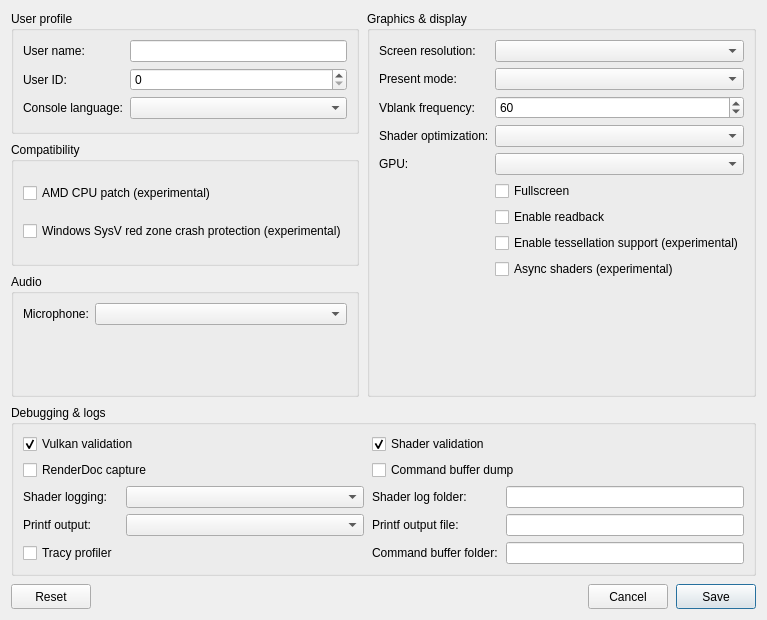
<?xml version="1.0" encoding="UTF-8"?>
<ui version="4.0">
 <class>ConfigurationEditDialog</class>
 <widget class="QDialog" name="ConfigurationEditDialog">
  <property name="geometry">
   <rect>
    <x>0</x>
    <y>0</y>
    <width>760</width>
    <height>620</height>
   </rect>
  </property>
  <property name="windowTitle">
   <string>Settings</string>
  </property>
  <property name="locale">
   <locale language="English" country="UnitedStates"/>
  </property>
  <layout class="QGridLayout" name="gridLayout">
   <property name="horizontalSpacing">
    <number>8</number>
   </property>
   <property name="verticalSpacing">
    <number>8</number>
   </property>
   <item row="0" column="0">
    <layout class="QGridLayout" name="sectionsLayout" columnstretch="1,1">
     <property name="horizontalSpacing">
      <number>8</number>
     </property>
     <property name="verticalSpacing">
      <number>8</number>
     </property>
     <item row="0" column="0">
      <widget class="QGroupBox" name="user_profile_group">
       <property name="title">
        <string>User profile</string>
       </property>
       <layout class="QFormLayout" name="userProfileLayout">
        <property name="fieldGrowthPolicy">
         <enum>QFormLayout::AllNonFixedFieldsGrow</enum>
        </property>
        <item row="0" column="0">
         <widget class="QLabel" name="label_user_name">
          <property name="text"><string>User name:</string></property>
         </widget>
        </item>
        <item row="0" column="1">
         <widget class="MandatoryLineEdit" name="lineEdit_user_name">
          <property name="toolTip"><string>Local user name exposed to games</string></property>
          <property name="clearButtonEnabled"><bool>true</bool></property>
         </widget>
        </item>
        <item row="1" column="0">
         <widget class="QLabel" name="label_user_id">
          <property name="text"><string>User ID:</string></property>
         </widget>
        </item>
        <item row="1" column="1">
         <widget class="QSpinBox" name="spinBox_user_id">
          <property name="toolTip"><string>Local user ID exposed to games</string></property>
          <property name="maximum"><number>2147483647</number></property>
         </widget>
        </item>
        <item row="2" column="0">
         <widget class="QLabel" name="label_console_language">
          <property name="text"><string>Console language:</string></property>
         </widget>
        </item>
        <item row="2" column="1">
         <widget class="QComboBox" name="comboBox_console_language">
          <property name="toolTip"><string>Language</string></property>
         </widget>
        </item>
       </layout>
      </widget>
     </item>
     <item row="2" column="0">
      <widget class="QGroupBox" name="audio_group">
       <property name="title"><string>Audio</string></property>
       <layout class="QFormLayout" name="audioLayout">
        <property name="fieldGrowthPolicy">
         <enum>QFormLayout::AllNonFixedFieldsGrow</enum>
        </property>
        <item row="0" column="0">
         <widget class="QLabel" name="label_audio_input_device">
          <property name="text"><string>Microphone:</string></property>
         </widget>
        </item>
        <item row="0" column="1">
         <widget class="QComboBox" name="comboBox_audio_input_device"/>
        </item>
       </layout>
      </widget>
     </item>
     <item row="0" column="1" rowspan="3">
      <widget class="QGroupBox" name="graphics_group">
       <property name="title">
        <string>Graphics &amp;&amp; display</string>
       </property>
       <layout class="QFormLayout" name="graphicsLayout">
        <property name="fieldGrowthPolicy">
         <enum>QFormLayout::AllNonFixedFieldsGrow</enum>
        </property>
        <item row="0" column="0">
         <widget class="QLabel" name="label_screen_resolution">
          <property name="text"><string>Screen resolution:</string></property>
         </widget>
        </item>
        <item row="0" column="1">
         <widget class="QComboBox" name="comboBox_screen_resolution">
          <property name="toolTip"><string>Window resolution</string></property>
         </widget>
        </item>
        <item row="1" column="0">
         <widget class="QLabel" name="label_present_mode">
          <property name="text"><string>Present mode:</string></property>
         </widget>
        </item>
        <item row="1" column="1">
         <widget class="QComboBox" name="comboBox_present_mode">
          <property name="toolTip"><string>Vulkan swapchain presentation mode</string></property>
         </widget>
        </item>
        <item row="2" column="0">
         <widget class="QLabel" name="label_vblank_frequency">
          <property name="text"><string>Vblank frequency:</string></property>
         </widget>
        </item>
        <item row="2" column="1">
         <widget class="QSpinBox" name="spinBox_vblank_frequency">
          <property name="toolTip"><string>Virtual display refresh rate used for frame pacing</string></property>
          <property name="minimum"><number>30</number></property>
          <property name="maximum"><number>360</number></property>
          <property name="value"><number>60</number></property>
         </widget>
        </item>
        <item row="3" column="0">
         <widget class="QLabel" name="label_shader_optimization">
          <property name="text"><string>Shader optimization:</string></property>
         </widget>
        </item>
        <item row="3" column="1">
         <widget class="QComboBox" name="comboBox_shader_optimization_type">
          <property name="toolTip"><string>Optimize shaders for code size or performance</string></property>
         </widget>
        </item>
        <item row="4" column="0">
         <widget class="QLabel" name="label_gpu">
          <property name="text"><string>GPU:</string></property>
         </widget>
        </item>
        <item row="4" column="1">
         <widget class="QComboBox" name="comboBox_gpu">
          <property name="toolTip"><string>Graphics device used by the emulator</string></property>
         </widget>
        </item>
        <item row="5" column="1">
         <widget class="QCheckBox" name="checkBox_fullscreen">
          <property name="toolTip"><string>Run in borderless desktop fullscreen</string></property>
          <property name="text"><string>Fullscreen</string></property>
         </widget>
        </item>
        <item row="6" column="1">
         <widget class="QCheckBox" name="checkBox_readback">
          <property name="toolTip"><string>Read back writable linear images</string></property>
          <property name="text"><string>Enable readback</string></property>
         </widget>
        </item>
        <item row="7" column="1">
         <widget class="QCheckBox" name="checkBox_tessellation">
          <property name="toolTip"><string>Draw tessellated geometry. Disabled by default; unsupported tessellation may cause crashes.</string></property>
          <property name="text"><string>Enable tessellation support (experimental)</string></property>
         </widget>
        </item>
        <item row="8" column="1">
         <widget class="QCheckBox" name="checkBox_async_shaders">
          <property name="toolTip"><string>Compile graphics shaders in the background. Objects may appear late while their shaders compile. Disabled by default.</string></property>
          <property name="text"><string>Async shaders (experimental)</string></property>
         </widget>
        </item>
       </layout>
      </widget>
     </item>
     <item row="3" column="0" colspan="2">
      <widget class="QGroupBox" name="debug_group">
       <property name="title">
        <string>Debugging &amp;&amp; logs</string>
       </property>
       <layout class="QGridLayout" name="debugLayout" columnstretch="0,1,0,1">
        <property name="horizontalSpacing"><number>8</number></property>
        <property name="verticalSpacing"><number>6</number></property>
        <item row="0" column="0" colspan="2">
         <widget class="QCheckBox" name="checkBox_vulkan_validation">
          <property name="toolTip"><string>Enable Vulkan validation layers</string></property>
          <property name="text"><string>Vulkan validation</string></property>
          <property name="checked"><bool>true</bool></property>
         </widget>
        </item>
        <item row="0" column="2" colspan="2">
         <widget class="QCheckBox" name="checkBox_shader_validation">
          <property name="toolTip"><string>Validate SPIR-V binary</string></property>
          <property name="text"><string>Shader validation</string></property>
          <property name="checked"><bool>true</bool></property>
         </widget>
        </item>
        <item row="1" column="0" colspan="2">
         <widget class="QCheckBox" name="checkBox_renderdoc_capture">
          <property name="toolTip"><string>Enable RenderDoc capture</string></property>
          <property name="text"><string>RenderDoc capture</string></property>
         </widget>
        </item>
        <item row="1" column="2" colspan="2">
         <widget class="QCheckBox" name="checkBox_cmd_dump">
          <property name="toolTip"><string>Dump command buffers</string></property>
          <property name="text"><string>Command buffer dump</string></property>
         </widget>
        </item>
        <item row="2" column="0">
         <widget class="QLabel" name="label_shader_log_direction">
          <property name="text"><string>Shader logging:</string></property>
         </widget>
        </item>
        <item row="2" column="1">
         <widget class="QComboBox" name="comboBox_shader_log_direction">
          <property name="toolTip"><string>Dump shaders to file or console window. If enabled may decrease emulator performance</string></property>
         </widget>
        </item>
        <item row="2" column="2">
         <widget class="QLabel" name="label_shader_log_folder">
          <property name="text"><string>Shader log folder:</string></property>
         </widget>
        </item>
        <item row="2" column="3">
         <widget class="MandatoryLineEdit" name="lineEdit_shader_log_folder">
          <property name="toolTip"><string>Specify directory to dump shaders</string></property>
          <property name="clearButtonEnabled"><bool>true</bool></property>
         </widget>
        </item>
        <item row="3" column="0">
         <widget class="QLabel" name="label_printf_direction">
          <property name="text"><string>Printf output:</string></property>
         </widget>
        </item>
        <item row="3" column="1">
         <widget class="QComboBox" name="comboBox_printf_direction">
          <property name="toolTip"><string>Print logs to file or console window. If enabled may decrease emulator performance</string></property>
         </widget>
        </item>
        <item row="3" column="2">
         <widget class="QLabel" name="label_printf_file">
          <property name="text"><string>Printf output file:</string></property>
         </widget>
        </item>
        <item row="3" column="3">
         <widget class="MandatoryLineEdit" name="lineEdit_printf_file">
          <property name="toolTip"><string>Specify file to dump logs</string></property>
          <property name="clearButtonEnabled"><bool>true</bool></property>
         </widget>
        </item>
        <item row="4" column="0">
         <widget class="QCheckBox" name="checkBox_profiler">
          <property name="toolTip"><string>Enable the Tracy profiler. Profiling may decrease emulator performance</string></property>
          <property name="text"><string>Tracy profiler</string></property>
         </widget>
        </item>
        <item row="4" column="2">
         <widget class="QLabel" name="label_cmd_dump_folder">
          <property name="text"><string>Command buffer folder:</string></property>
         </widget>
        </item>
        <item row="4" column="3">
         <widget class="MandatoryLineEdit" name="lineEdit_cmd_dump_folder">
          <property name="toolTip"><string>Specify directory to dump command buffers</string></property>
          <property name="clearButtonEnabled"><bool>true</bool></property>
         </widget>
        </item>
       </layout>
      </widget>
     </item>
     <item row="1" column="0">
      <widget class="QGroupBox" name="compatibility_group">
       <property name="title">
        <string>Compatibility</string>
       </property>
       <layout class="QVBoxLayout" name="compatibilityLayout">
        <item>
         <widget class="QCheckBox" name="checkBox_amd_cpu">
          <property name="toolTip"><string>Patch CPU instructions that differ between AMD and the host CPU.</string></property>
          <property name="text"><string>AMD CPU patch (experimental)</string></property>
         </widget>
        </item>
        <item>
         <widget class="QCheckBox" name="checkBox_red_zone_protection">
          <property name="toolTip"><string>Helps prevent crashes in some games on Windows</string></property>
          <property name="text"><string>Windows SysV red zone crash protection (experimental)</string></property>
         </widget>
        </item>
       </layout>
      </widget>
     </item>
    </layout>
   </item>
   <item row="2" column="0">
    <layout class="QHBoxLayout" name="buttonLayout">
     <item>
     <widget class="QPushButton" name="clear_button">
       <property name="minimumSize"><size><width>80</width><height>25</height></size></property>
       <property name="text"><string>Reset</string></property>
       <property name="toolTip"><string>Restore default settings</string></property>
      </widget>
     </item>
     <item>
      <spacer name="buttonSpacer">
       <property name="orientation"><enum>Qt::Horizontal</enum></property>
       <property name="sizeHint" stdset="0"><size><width>40</width><height>20</height></size></property>
      </spacer>
     </item>
     <item>
      <widget class="QPushButton" name="cancel_button">
       <property name="minimumSize"><size><width>80</width><height>25</height></size></property>
       <property name="text"><string>Cancel</string></property>
      </widget>
     </item>
     <item>
      <widget class="QPushButton" name="ok_button">
       <property name="minimumSize"><size><width>80</width><height>25</height></size></property>
       <property name="text"><string>Save</string></property>
       <property name="default"><bool>true</bool></property>
      </widget>
     </item>
    </layout>
   </item>
  </layout>
 </widget>
 <customwidgets>
  <customwidget>
   <class>MandatoryLineEdit</class>
   <extends>QLineEdit</extends>
   <header>mandatoryLineEdit.h</header>
  </customwidget>
 </customwidgets>
 <resources/>
</ui>
